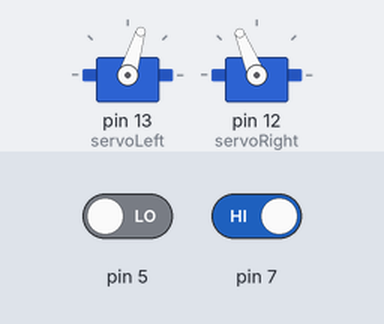
The sketch below on a simulated Arduino Uno, built with avr-gcc and run on an emulated ATmega328P. On the bench: 2 × servo. Inputs (shaded band) come from the test bench; at power-on: pin 5 LOW, pin 7 HIGH.

Above: at 3.7 s.
3.8 s: pin 5 driven HIGH
At 5.0 s:
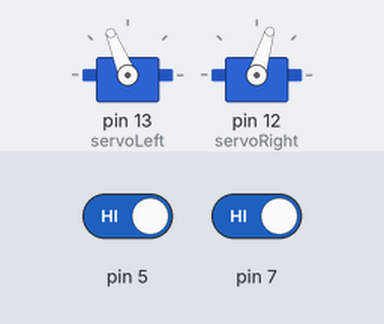
5.8 s: pin 7 driven LOW
At 7.04 s:
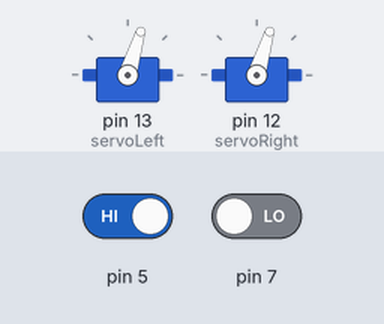
10.7 s: pin 7 driven HIGH
At 11.4 s:
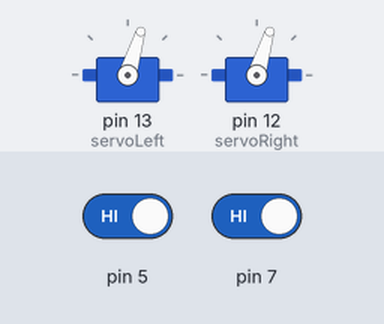
13.1 s: pin 5 driven LOW
At 14.39 s:
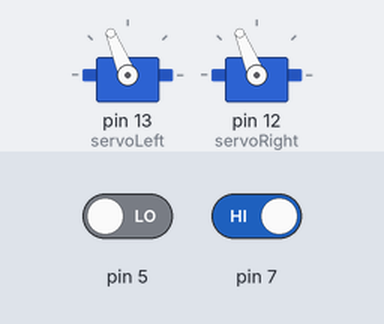
Timing chart, 0 to 19.0 s (numbered marks = the images above; inputs shaded):
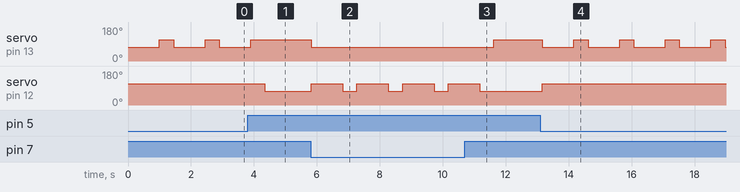

The sketch:

carkong20160823.ino
```cpp
#include<Servo.h>
Servo servoLeft;
Servo servoRight;
byte wLeftOld;
byte wRightOld;
byte counter;
void setup() {
  // put your setup code here, to run once:
  servoLeft.attach(13);
  servoRight.attach(12);
  pinMode(7,INPUT);
  pinMode(5,INPUT);
  wLeftOld = 0;
  wRightOld = 1;
  counter = 0;
  Serial.begin(9600);
}

void loop() {
  // put your main code here, to run repeatedly:
  byte wLeft = digitalRead(5);
  byte wRight = digitalRead(7);
  if (wLeft != wRight){
    if(wLeft !=wLeftOld&&wRight != wRightOld){
      counter++;
      wLeftOld = wLeft;
      wRightOld = wRight;
      if(counter == 4){
        wLeft = 0;
        wRight = 0;
        counter =0;
      }
    }
    else{
      counter = 0;
    }
  }
  if((wLeft == 0)&&(wRight == 0)){
    goBack(1000);
    turnLeft(800);
  }
  else if(wLeft == 0){
    goBack(1000);
    turnRight(400);
  }
  else if(wRight == 0){
    goBack(1000);
    turnLeft(400);
  }
  else{
    goStraight(20);
  }
  delay(50);

}

void goStraight(int time){
  servoLeft.writeMicroseconds(1700);
  servoRight.writeMicroseconds(1300);
  delay(time);
}

void goBack(int time){
  servoLeft.writeMicroseconds(1300);
  servoRight.writeMicroseconds(1700);
  delay(time);
}

void turnLeft(int time){
  servoLeft.writeMicroseconds(1300);
  servoRight.writeMicroseconds(1300);
  delay(time);
}

void turnRight(int time){
  servoLeft.writeMicroseconds(1700);
  servoLeft.writeMicroseconds(1700);
  delay(time);
}

void Stop(){
  servoLeft.detach();
  servoRight.detach();
}
```

Measured:
- after the input at 3.8 s, servo on pin 13 (servoLeft): goes on until 3.9 s, then stays 112°; servo on pin 12 (servoRight): 112° → 73° after 0.55 s
- after the input at 5.8 s, servo on pin 13 (servoLeft): 112° → 73° at once; servo on pin 12 (servoRight): alternates 112° for 1.0 s and 73° for 0.45 s, starting at once
- after the input at 10.7 s, servo on pin 13 (servoLeft): 73° → 112° after 0.93 s; servo on pin 12 (servoRight): goes on until 11.2 s, then stays 73°
- after the input at 13.1 s, servo on pin 13 (servoLeft): alternates 112° for 0.45 s and 73° for 1.0 s, starting after 0.07 s; servo on pin 12 (servoRight): 73° → 112° after 0.07 s
- by itself, servo on pin 13 (servoLeft): alternates 112° for 0.45 s and 73° for 1.0 s
